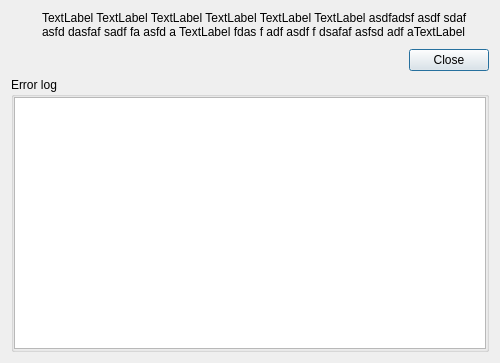
<?xml version="1.0" encoding="UTF-8"?>
<ui version="4.0">
 <class>TIGLCreatorErrorDialog</class>
 <widget class="QDialog" name="TIGLCreatorErrorDialog">
  <property name="windowModality">
   <enum>Qt::WindowModal</enum>
  </property>
  <property name="geometry">
   <rect>
    <x>0</x>
    <y>0</y>
    <width>500</width>
    <height>363</height>
   </rect>
  </property>
  <property name="minimumSize">
   <size>
    <width>400</width>
    <height>0</height>
   </size>
  </property>
  <property name="windowTitle">
   <string>Error</string>
  </property>
  <property name="modal">
   <bool>true</bool>
  </property>
  <layout class="QVBoxLayout" name="verticalLayout_3">
   <item>
    <layout class="QHBoxLayout" name="horizontalLayout">
     <item>
      <layout class="QVBoxLayout" name="verticalLayout">
       <property name="sizeConstraint">
        <enum>QLayout::SetMinimumSize</enum>
       </property>
       <item>
        <widget class="QLabel" name="iconLabel">
         <property name="enabled">
          <bool>true</bool>
         </property>
         <property name="sizePolicy">
          <sizepolicy hsizetype="Fixed" vsizetype="Fixed">
           <horstretch>0</horstretch>
           <verstretch>0</verstretch>
          </sizepolicy>
         </property>
         <property name="text">
          <string/>
         </property>
         <property name="pixmap">
          <pixmap resource="TIGLCreator.qrc">:/gfx/error.png</pixmap>
         </property>
         <property name="scaledContents">
          <bool>false</bool>
         </property>
         <property name="alignment">
          <set>Qt::AlignLeading|Qt::AlignLeft|Qt::AlignTop</set>
         </property>
        </widget>
       </item>
       <item>
        <spacer name="verticalSpacer">
         <property name="orientation">
          <enum>Qt::Vertical</enum>
         </property>
         <property name="sizeType">
          <enum>QSizePolicy::Maximum</enum>
         </property>
         <property name="sizeHint" stdset="0">
          <size>
           <width>20</width>
           <height>18</height>
          </size>
         </property>
        </spacer>
       </item>
      </layout>
     </item>
     <item>
      <spacer name="horizontalSpacer">
       <property name="orientation">
        <enum>Qt::Horizontal</enum>
       </property>
       <property name="sizeType">
        <enum>QSizePolicy::Fixed</enum>
       </property>
       <property name="sizeHint" stdset="0">
        <size>
         <width>5</width>
         <height>20</height>
        </size>
       </property>
      </spacer>
     </item>
     <item>
      <widget class="QLabel" name="errorMessageLabel">
       <property name="sizePolicy">
        <sizepolicy hsizetype="Expanding" vsizetype="Minimum">
         <horstretch>0</horstretch>
         <verstretch>0</verstretch>
        </sizepolicy>
       </property>
       <property name="minimumSize">
        <size>
         <width>300</width>
         <height>0</height>
        </size>
       </property>
       <property name="text">
        <string>TextLabel TextLabel TextLabel TextLabel TextLabel TextLabel asdfadsf asdf sdaf asfd dasfaf sadf fa asfd a TextLabel  fdas f adf asdf f dsafaf asfsd adf aTextLabel </string>
       </property>
       <property name="textFormat">
        <enum>Qt::RichText</enum>
       </property>
       <property name="scaledContents">
        <bool>false</bool>
       </property>
       <property name="alignment">
        <set>Qt::AlignLeading|Qt::AlignLeft|Qt::AlignTop</set>
       </property>
       <property name="wordWrap">
        <bool>true</bool>
       </property>
       <property name="margin">
        <number>0</number>
       </property>
      </widget>
     </item>
    </layout>
   </item>
   <item>
    <widget class="QDialogButtonBox" name="buttonBox">
     <property name="orientation">
      <enum>Qt::Horizontal</enum>
     </property>
     <property name="standardButtons">
      <set>QDialogButtonBox::Close</set>
     </property>
    </widget>
   </item>
   <item>
    <widget class="QGroupBox" name="groupBox">
     <property name="sizePolicy">
      <sizepolicy hsizetype="Preferred" vsizetype="Expanding">
       <horstretch>0</horstretch>
       <verstretch>0</verstretch>
      </sizepolicy>
     </property>
     <property name="title">
      <string>Error log</string>
     </property>
     <layout class="QVBoxLayout" name="verticalLayout_2">
      <property name="leftMargin">
       <number>0</number>
      </property>
      <property name="topMargin">
       <number>0</number>
      </property>
      <property name="rightMargin">
       <number>0</number>
      </property>
      <property name="bottomMargin">
       <number>0</number>
      </property>
      <item>
       <widget class="QTextBrowser" name="logBrowser">
        <property name="minimumSize">
         <size>
          <width>0</width>
          <height>0</height>
         </size>
        </property>
        <property name="html">
         <string>&lt;!DOCTYPE HTML PUBLIC &quot;-//W3C//DTD HTML 4.0//EN&quot; &quot;http://www.w3.org/TR/REC-html40/strict.dtd&quot;&gt;
&lt;html&gt;&lt;head&gt;&lt;meta name=&quot;qrichtext&quot; content=&quot;1&quot; /&gt;&lt;style type=&quot;text/css&quot;&gt;
p, li { white-space: pre-wrap; }
&lt;/style&gt;&lt;/head&gt;&lt;body style=&quot; font-family:'Lucida Grande'; font-size:13pt; font-weight:400; font-style:normal;&quot;&gt;
&lt;p style=&quot;-qt-paragraph-type:empty; margin-top:0px; margin-bottom:0px; margin-left:0px; margin-right:0px; -qt-block-indent:0; text-indent:0px; font-family:'MS Shell Dlg 2'; font-size:8pt;&quot;&gt;&lt;br /&gt;&lt;/p&gt;&lt;/body&gt;&lt;/html&gt;</string>
        </property>
       </widget>
      </item>
     </layout>
    </widget>
   </item>
  </layout>
 </widget>
 <resources/>
 <connections>
  <connection>
   <sender>buttonBox</sender>
   <signal>accepted()</signal>
   <receiver>TIGLCreatorErrorDialog</receiver>
   <slot>accept()</slot>
   <hints>
    <hint type="sourcelabel">
     <x>248</x>
     <y>254</y>
    </hint>
    <hint type="destinationlabel">
     <x>157</x>
     <y>274</y>
    </hint>
   </hints>
  </connection>
  <connection>
   <sender>buttonBox</sender>
   <signal>rejected()</signal>
   <receiver>TIGLCreatorErrorDialog</receiver>
   <slot>reject()</slot>
   <hints>
    <hint type="sourcelabel">
     <x>316</x>
     <y>260</y>
    </hint>
    <hint type="destinationlabel">
     <x>286</x>
     <y>274</y>
    </hint>
   </hints>
  </connection>
 </connections>
</ui>
